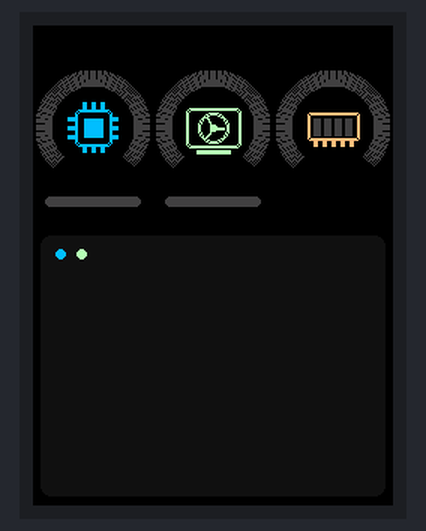
A sketch run on a simulated ESP32. On the bench: 240×320 colour display. What the sketch prints to the serial monitor is not drawn.

Above: at 0.93 s.
At 8.97 s:
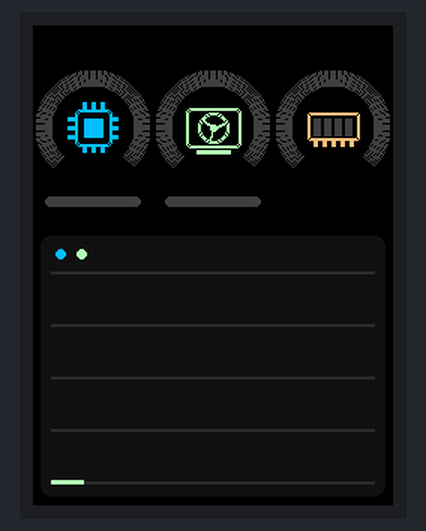
At 12.0 s:
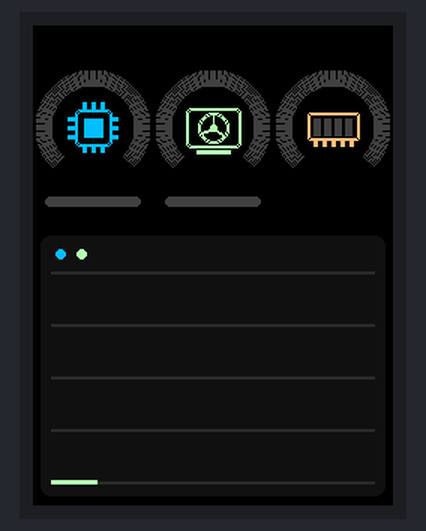
At 18.96 s:
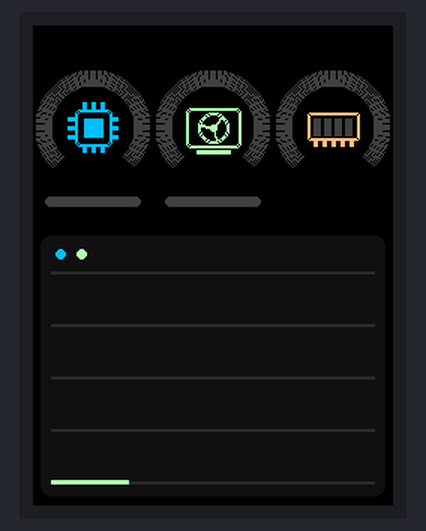
At 27.98 s:
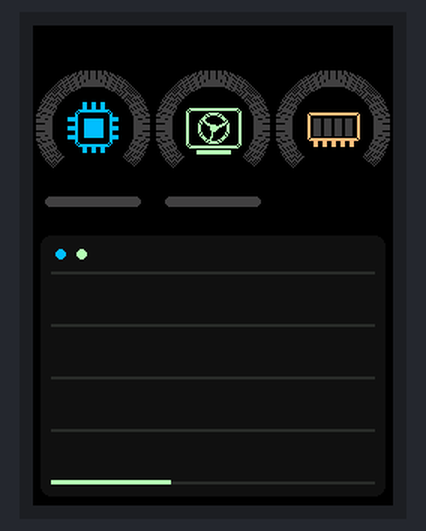
At 37.04 s:
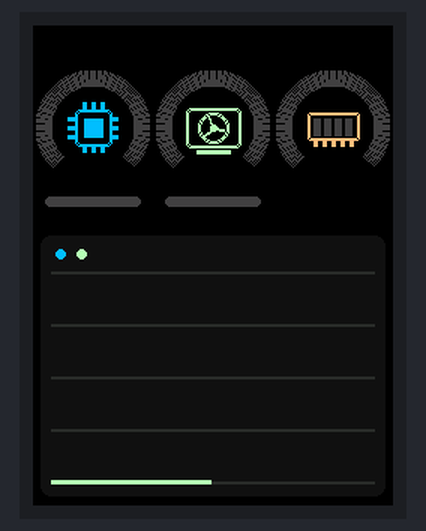

The sketch:

esp32-monitor-theme-1.ino
```cpp
#include <SPI.h>
#include <Adafruit_GFX.h>
#include <Adafruit_ST7789.h>

// ---------------- Pinos ----------------
#define TFT_CS    7
#define TFT_DC    0
#define TFT_RST   1
#define TFT_SCK   4
#define TFT_MOSI  6
#define TFT_MISO  5

SPIClass tftSPI(FSPI);
Adafruit_ST7789 tft(&tftSPI, TFT_CS, TFT_DC, TFT_RST);

#define SCREEN_W 240
#define SCREEN_H 320

// 1 = mostra um pequeno texto discreto (uso/temp) abaixo de cada anel
#define SHOW_VALUES 0

// 1 = enquanto nenhum dado chegar pela serial, simula valores para testar o visual
#define DEMO_MODE 0

// ---------------- Cores ----------------
#define BG_COLOR     0x0000
#define PANEL_COLOR  0x1082
#define TRACK_COLOR  0x4208   // trilho dos anéis / barras vazias
#define GRID_COLOR   0x2965
#define MUTED_TEXT   0x8410

#define CPU_COLOR    0x05FF   // ciano
#define GPU_COLOR    0xB7F6   // verde
#define RAM_COLOR    0xFDEF   // laranja
#define WARN_COLOR   0xFFE0   // amarelo
#define BAD_COLOR    0xFACB   // vermelho

// ---------------- Layout ----------------
#define CPU_X   40
#define GPU_X   120
#define RAM_X   200
#define RING_Y  68          // was 62 (moved down for bigger rings)
#define TEMP_Y  114         // was 108
#define VAL_Y   124         // was 120

#define RING_R      38      // was 32  -> ring is bigger
#define RING_T      10      // was 5   -> ring band is thicker
#define RING_SEGS   135
#define RING_START  135
#define RING_SWEEP  270

// Gráfico de histórico
#define GRAPH_POINTS 72
#define GX 12
#define GY 164
#define GW 216
#define GH 140

// ---------------- Dados ----------------
float cpuTemp = 0, cpuUsage = 0;
float gpuTemp = 0, gpuUsage = 0;
float ramUsage = 0;
bool gotData = false;

float cpuHistory[GRAPH_POINTS];
float gpuHistory[GRAPH_POINTS];
int historyIndex = 0;
bool historyFull = false;

// ---------------- Anéis ----------------
struct Ring {
  int cx, cy;
  int lastSeg;
  uint16_t lastColor;
};

Ring cpuRing = {CPU_X, RING_Y, 0, 0};
Ring gpuRing = {GPU_X, RING_Y, 0, 0};
Ring ramRing = {RAM_X, RING_Y, 0, 0};

float cosT[RING_SEGS];
float sinT[RING_SEGS];

// ---------------- Estado de animação ----------------
float fanAngle = 0;
bool blinkOn = true;
int lastRamBlocks = -1;

unsigned long lastGraphUpdate = 0;
unsigned long lastAnim = 0;
unsigned long lastBlink = 0;
const unsigned long GRAPH_INTERVAL = 1000;
const unsigned long ANIM_INTERVAL  = 40;
const unsigned long BLINK_INTERVAL = 500;

// ---------------- Protótipos ----------------
void parseData(String data);
void drawStatic();
void updateScreen();
void updateGraph();

// ---------------- Cores por estado ----------------
uint16_t usageColor(float usage, uint16_t accent) {
  if (usage >= 90) return BAD_COLOR;
  if (usage >= 70) return WARN_COLOR;
  return accent;
}

uint16_t tempColor(float temp, uint16_t accent) {
  if (temp >= 85) return BAD_COLOR;
  if (temp >= 70) return WARN_COLOR;
  return accent;
}

// ---------------- Anel (gauge de 270°) ----------------
void drawSeg(const Ring &r, int i, uint16_t c) {
  int x1 = r.cx + cosT[i] * (RING_R - RING_T);
  int y1 = r.cy + sinT[i] * (RING_R - RING_T);
  int x2 = r.cx + cosT[i] * RING_R;
  int y2 = r.cy + sinT[i] * RING_R;
  tft.drawLine(x1, y1, x2, y2, c);
}

// Só redesenha os segmentos que mudaram (ou o anel todo se a cor mudar)
void updateRing(Ring &r, float usage, uint16_t accent) {
  int seg = (int)(usage * RING_SEGS / 100.0f + 0.5f);
  uint16_t col = usageColor(usage, accent);

  if (col != r.lastColor) {
    for (int i = 0; i < RING_SEGS; i++) {
      drawSeg(r, i, i < seg ? col : TRACK_COLOR);
    }
  } else if (seg > r.lastSeg) {
    for (int i = r.lastSeg; i < seg; i++) drawSeg(r, i, col);
  } else if (seg < r.lastSeg) {
    for (int i = seg; i < r.lastSeg; i++) drawSeg(r, i, TRACK_COLOR);
  }

  r.lastSeg = seg;
  r.lastColor = col;
}

// ---------------- Ícones (centrados no anel) ----------------
void drawCpuFrame() {
  int cx = CPU_X, cy = RING_Y;

  tft.drawRoundRect(cx - 12, cy - 12, 25, 25, 3, CPU_COLOR);
  tft.drawRoundRect(cx - 11, cy - 11, 23, 23, 3, CPU_COLOR);

  for (int i = -6; i <= 6; i += 6) {
    tft.fillRect(cx + i - 1, cy - 17, 3, 5, CPU_COLOR);
    tft.fillRect(cx + i - 1, cy + 12, 3, 5, CPU_COLOR);
    tft.fillRect(cx - 17, cy + i - 1, 5, 3, CPU_COLOR);
    tft.fillRect(cx + 12, cy + i - 1, 5, 3, CPU_COLOR);
  }

  // Static die core — always CPU_COLOR now
  tft.fillRect(cx - 6, cy - 6, 13, 13, CPU_COLOR);
}

void drawGpuFrame() {
  int cx = GPU_X, cy = RING_Y;

  // Thick body
  tft.drawRoundRect(cx - 18, cy - 13, 37, 27, 3, GPU_COLOR);
  tft.drawRoundRect(cx - 17, cy - 12, 35, 25, 3, GPU_COLOR);

  // Thick fan ring (two circles)
  tft.drawCircle(cx, cy, 10, GPU_COLOR);
  tft.drawCircle(cx, cy, 9,  GPU_COLOR);

  // PCIe connector
  tft.fillRect(cx - 11, cy + 15, 23, 3, GPU_COLOR);
}

void drawRamFrame() {
  int cx = RAM_X, cy = RING_Y;

  // Thick stick body
  tft.drawRoundRect(cx - 17, cy - 10, 35, 19, 2, RAM_COLOR);
  tft.drawRoundRect(cx - 16, cy - 9,  33, 17, 2, RAM_COLOR);

  // Thicker gold-finger contacts
  for (int i = 0; i < 5; i++) {
    tft.fillRect(cx - 13 + i * 6, cy + 9, 3, 4, RAM_COLOR);
  }
}

void drawGpuFan() {
  int cx = GPU_X, cy = RING_Y;
  tft.fillCircle(cx, cy, 8, BG_COLOR);   // clear hub

  for (int i = 0; i < 3; i++) {
    float a = fanAngle + i * 2.094f;
    int x2 = cx + cosf(a) * 8;
    int y2 = cy + sinf(a) * 8;
    tft.drawLine(cx, cy,     x2, y2,     GPU_COLOR);
    tft.drawLine(cx, cy + 1, x2, y2 + 1, GPU_COLOR);
  }
  tft.fillCircle(cx, cy, 2, GPU_COLOR);  // axle
}

void updateRamBlocks() {
  int blocks = (int)(ramUsage / 25.0f + 0.5f);
  if (blocks == lastRamBlocks) return;
  lastRamBlocks = blocks;

  for (int i = 0; i < 4; i++) {
    tft.fillRect(RAM_X - 13 + i * 7, RING_Y - 6, 5, 12,
                 i < blocks ? RAM_COLOR : TRACK_COLOR);
  }
}

// ---------------- Barra de temperatura ----------------
void drawTempBar(int cx, float temp, uint16_t accent) {
  const int w = 64, h = 7;               // was 56 x 4
  int x = cx - w / 2;

  tft.fillRoundRect(x, TEMP_Y, w, h, 3, TRACK_COLOR);

  float t = constrain((temp - 30.0f) / 70.0f, 0.0f, 1.0f);
  int fw = (int)(w * t);
  uint16_t col = tempColor(temp, accent);
  if (temp >= 85 && !blinkOn) col = TRACK_COLOR;

  if (fw >= 6)      tft.fillRoundRect(x, TEMP_Y, fw, h, 3, col);
  else if (fw > 0)  tft.fillRect(x, TEMP_Y, fw, h, col);
}

#if SHOW_VALUES
void drawValues(int cx, float usage, float temp, bool hasTemp) {
  char buf[16];
  if (hasTemp) snprintf(buf, sizeof(buf), "%d%% %dC", (int)(usage + 0.5f), (int)(temp + 0.5f));
  else         snprintf(buf, sizeof(buf), "%d%%", (int)(usage + 0.5f));

  tft.fillRect(cx - 38, VAL_Y, 76, 8, BG_COLOR);
  tft.setTextSize(1);
  tft.setTextColor(MUTED_TEXT, BG_COLOR);

  int16_t x1, y1;
  uint16_t w, h;
  tft.getTextBounds(buf, 0, VAL_Y, &x1, &y1, &w, &h);
  tft.setCursor(cx - w / 2, VAL_Y);
  tft.print(buf);
}
#endif

// ---------------- Setup ----------------
void setup() {
  Serial.begin(115200);
  Serial.setTimeout(20);   // evita travar em linhas incompletas
  delay(500);

  tftSPI.begin(TFT_SCK, TFT_MISO, TFT_MOSI, TFT_CS);
  tft.init(SCREEN_W, SCREEN_H);
  tft.setSPISpeed(40000000);
  tft.invertDisplay(false);
  tft.setRotation(2);

  for (int i = 0; i < RING_SEGS; i++) {
    float a = (RING_START + i * (RING_SWEEP / (float)RING_SEGS)) * DEG_TO_RAD;
    cosT[i] = cosf(a);
    sinT[i] = sinf(a);
  }

  for (int i = 0; i < GRAPH_POINTS; i++) {
    cpuHistory[i] = 0;
    gpuHistory[i] = 0;
  }

  drawStatic();
  updateScreen();
  Serial.println("ESP32 PC Monitor ready.");
}

// ---------------- Loop ----------------
void loop() {
  unsigned long now = millis();

  if (Serial.available()) {
    String line = Serial.readStringUntil('\n');
    line.trim();
    if (line.length() > 0) {
      parseData(line);
      updateScreen();
    }
  }

#if DEMO_MODE
  static unsigned long lastDemo = 0;
  if (!gotData && now - lastDemo >= 200) {
    lastDemo = now;
    float t = now / 1000.0f;
    cpuUsage = 50 + 50 * sinf(t * 0.5f);
    gpuUsage = 50 + 50 * sinf(t * 0.35f + 1);
    ramUsage = 50 + 50 * sinf(t * 0.2f + 2);
    cpuTemp  = 60 + 35 * sinf(t * 0.3f);
    gpuTemp  = 60 + 35 * sinf(t * 0.25f + 1);
    updateScreen();
  }
#endif

  // Animação da ventoinha
  if (now - lastAnim >= ANIM_INTERVAL) {
    lastAnim = now;
    fanAngle += 0.04f + gpuUsage * 0.004f;
    if (fanAngle > 6.2832f) fanAngle -= 6.2832f;
    drawGpuFan();
  }

  // Pisca da barra de temperatura crítica
  if (now - lastBlink >= BLINK_INTERVAL) {
    lastBlink = now;
    blinkOn = !blinkOn;
    if (cpuTemp >= 85) drawTempBar(CPU_X, cpuTemp, CPU_COLOR);
    if (gpuTemp >= 85) drawTempBar(GPU_X, gpuTemp, GPU_COLOR);
  }

  // Histórico
  if (now - lastGraphUpdate >= GRAPH_INTERVAL) {
    lastGraphUpdate = now;
    cpuHistory[historyIndex] = cpuUsage;
    gpuHistory[historyIndex] = gpuUsage;
    historyIndex++;
    if (historyIndex >= GRAPH_POINTS) {
      historyIndex = 0;
      historyFull = true;
    }
    updateGraph();
  }
}

// cpuTemp,cpuUsage,gpuTemp,gpuUsage,ramUsage
void parseData(String data) {
  int idx1 = data.indexOf(',');
  int idx2 = data.indexOf(',', idx1 + 1);
  int idx3 = data.indexOf(',', idx2 + 1);
  int idx4 = data.indexOf(',', idx3 + 1);

  if (idx1 > 0 && idx2 > idx1 && idx3 > idx2 && idx4 > idx3) {
    cpuTemp  = data.substring(0, idx1).toFloat();
    cpuUsage = data.substring(idx1 + 1, idx2).toFloat();
    gpuTemp  = data.substring(idx2 + 1, idx3).toFloat();
    gpuUsage = data.substring(idx3 + 1, idx4).toFloat();
    ramUsage = data.substring(idx4 + 1).toFloat();
    gotData = true;

    cpuUsage = constrain(cpuUsage, 0, 100);
    gpuUsage = constrain(gpuUsage, 0, 100);
    ramUsage = constrain(ramUsage, 0, 100);
  }
}

// ---------------- Desenho estático ----------------
void drawStatic() {
  tft.fillScreen(BG_COLOR);

  drawCpuFrame();
  drawGpuFrame();
  drawRamFrame();

  // Painel do gráfico
  tft.fillRoundRect(5, 140, 230, 174, 7, PANEL_COLOR);

  // Legenda: apenas dois pontos coloridos
  tft.fillCircle(18, 152, 3, CPU_COLOR);
  tft.fillCircle(32, 152, 3, GPU_COLOR);
}

// ---------------- Atualização dos elementos ----------------
void updateScreen() {
  updateRing(cpuRing, cpuUsage, CPU_COLOR);
  updateRing(gpuRing, gpuUsage, GPU_COLOR);
  updateRing(ramRing, ramUsage, RAM_COLOR);

  updateRamBlocks();

  drawTempBar(CPU_X, cpuTemp, CPU_COLOR);
  drawTempBar(GPU_X, gpuTemp, GPU_COLOR);

#if SHOW_VALUES
  drawValues(CPU_X, cpuUsage, cpuTemp, true);
  drawValues(GPU_X, gpuUsage, gpuTemp, true);
  drawValues(RAM_X, ramUsage, 0, false);
#endif
}

// ---------------- Gráfico ----------------
void drawHistory(const float *hist, uint16_t color) {
  int n = historyFull ? GRAPH_POINTS : historyIndex;
  if (n < 2) return;
  int start = historyFull ? historyIndex : 0;

  for (int i = 1; i < n; i++) {
    int p = (start + i - 1) % GRAPH_POINTS;
    int c = (start + i) % GRAPH_POINTS;

    int x1 = GX + ((i - 1) * GW) / (GRAPH_POINTS - 1);
    int x2 = GX + (i * GW)     / (GRAPH_POINTS - 1);
    int y1 = GY + GH - (int)(hist[p] * GH / 100.0f);
    int y2 = GY + GH - (int)(hist[c] * GH / 100.0f);

    // 3 px thick: draw the center line plus one above and one below
    for (int dy = -1; dy <= 1; dy++) {
      tft.drawLine(x1, y1 + dy, x2, y2 + dy, color);
    }
  }
}

void updateGraph() {
  tft.fillRect(GX, GY - 2, GW, GH + 5, PANEL_COLOR);

  for (int k = 0; k <= 4; k++) {
    int y = GY + (GH * k) / 4;
    tft.drawFastHLine(GX, y, GW, GRID_COLOR);
    tft.drawFastHLine(GX, y + 1, GW, GRID_COLOR);   // 2 px grid
  }

  drawHistory(cpuHistory, CPU_COLOR);
  drawHistory(gpuHistory, GPU_COLOR);
}
```
